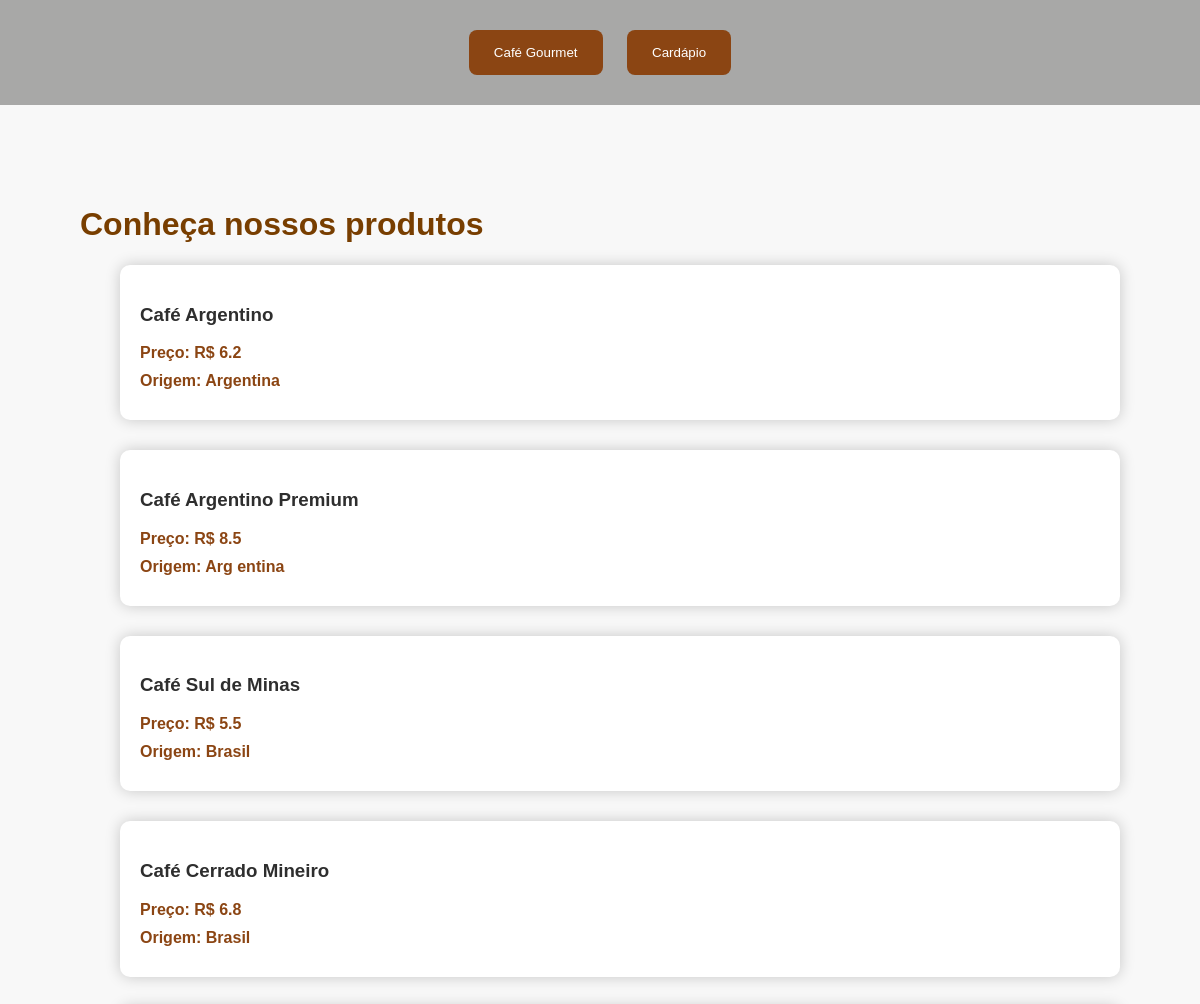
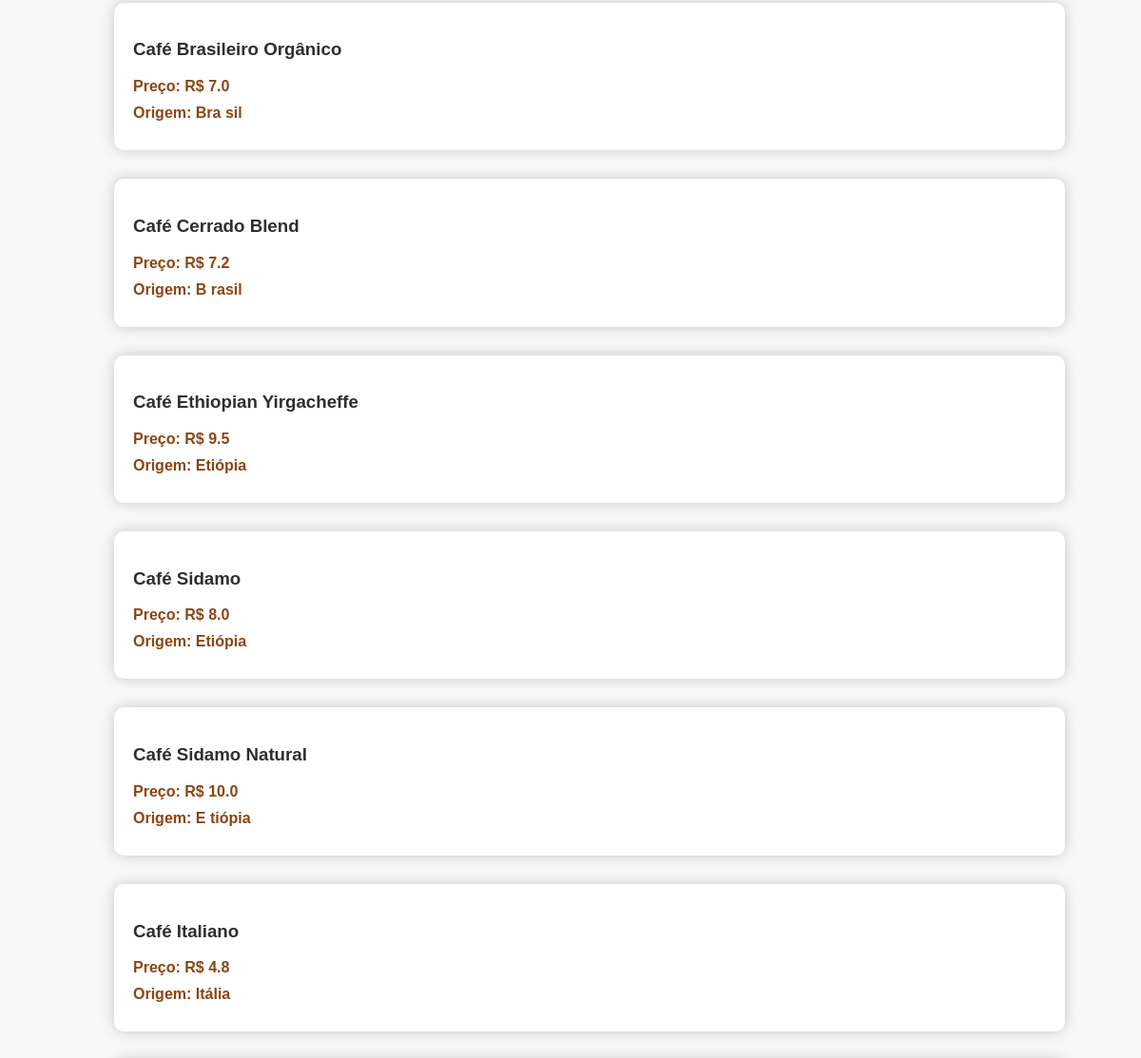
Before: / (upper part) with the older database file (2 pictures, top to bottom).
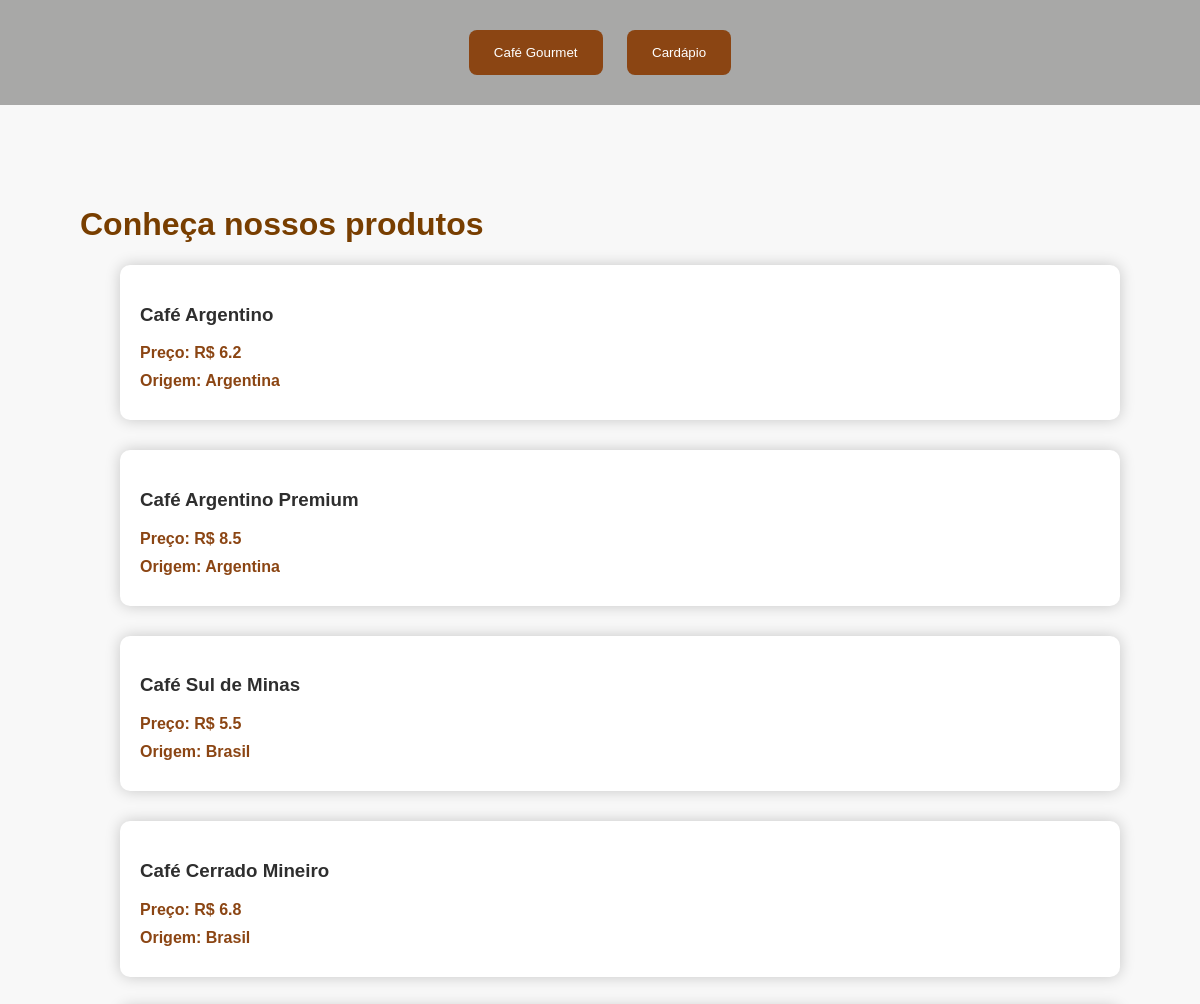
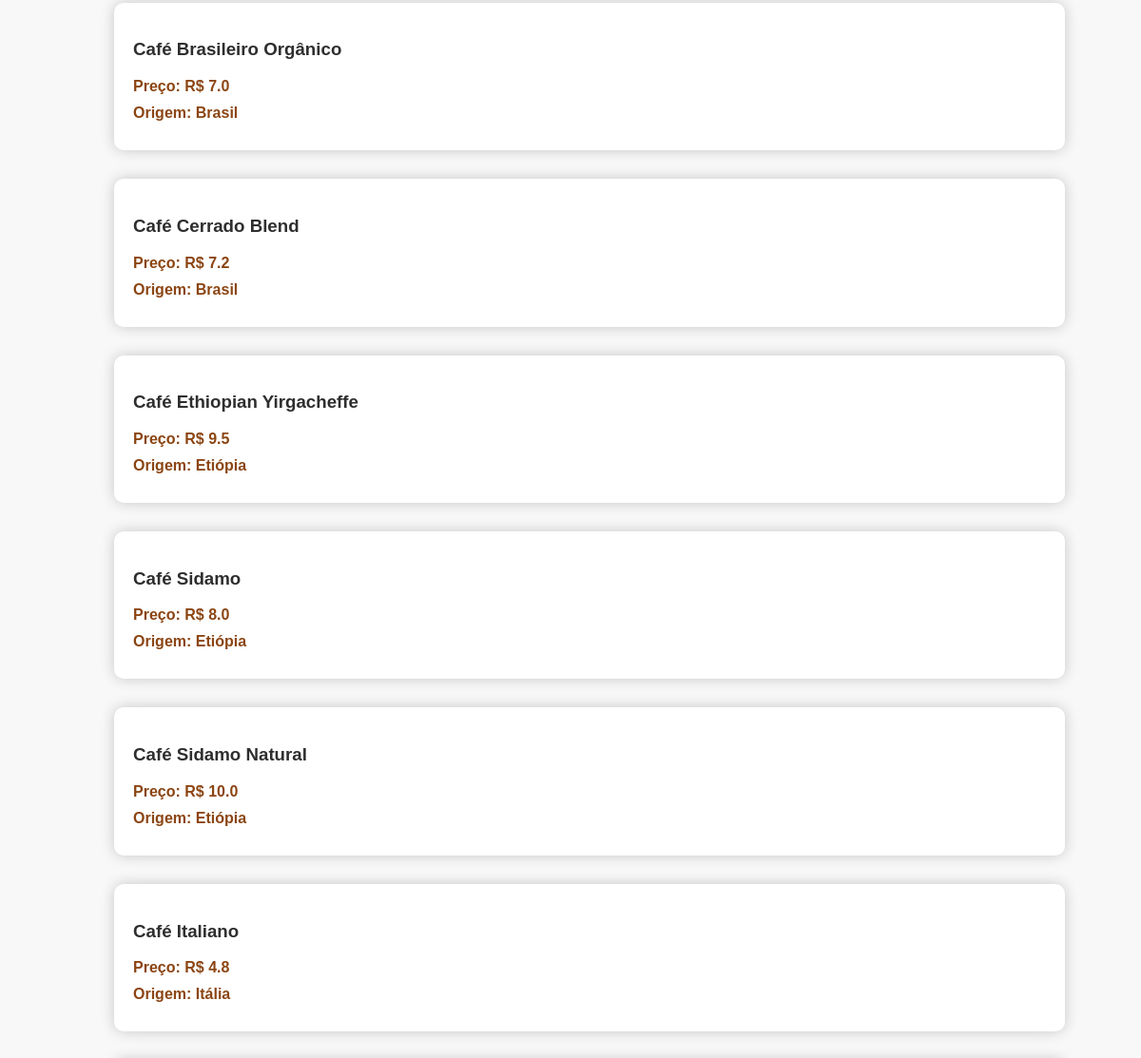
After: the same page with the newer database file (2 pictures, top to bottom).
### tables this page shows
CREATE TABLE produtos (
    idProduto INTEGER PRIMARY KEY,
    Produto TEXT,
    Valor REAL,
    Descrição TEXT,
    Imagem TEXT,
    nomeOrigem TEXT,
    FOREIGN KEY (nomeOrigem) REFERENCES origem(nomeOrigem)
);

### app.py (the view)
@app.route('/')
def index():
    produtos = query_db('SELECT * FROM produtos')
    return render_template('index.html', produtos=produtos)

### app.py (called while the page is built)
def get_db_connection():
    connection = sqlite3.connect(app.config['DATABASE'])
    connection.row_factory = sqlite3.Row
    return connection

def query_db(query, args=(), one=False):
    with get_db_connection() as connection:
        cursor = connection.execute(query, args)
        results = cursor.fetchall()
        return (results[0] if results else None) if one else results

### templates/index.html (shortened to what this page needs)
<!DOCTYPE html>
<html lang="pt-br">
<head>
    <link rel="stylesheet" href="/static/styles.css">
</head>
<body class="common-style">
    <header>
        <button onclick="location.href='/contato'">Café Gourmet</button>
        <button onclick="location.href='/'">Cardápio</button>
    </header>
    <main>
        <h1>Conheça nossos produtos</h1>
        <ul class="product-list">
            {% for produto in produtos %}
                <li class="product-item" onclick="redirectToDetails('{{ url_for('detalhes_produto', idProduto=produto.idProduto)}}')">
                    <h3>{{ produto.Produto }}</h3>
                    <p><strong>Preço:</strong> R$ {{ produto.valor }}</p>
                    <p><strong>Origem:</strong> {{ produto.nomeOrigem }}</p>
                </li>
            {% endfor %}
        </ul>
    </main>
</body>
</html>

Changed rows visible on the page:
changed produtos "Café Argentino Premium": nomeOrigem "Arg entina" → "Argentina"
changed produtos "Café Brasileiro Orgânico": nomeOrigem "Bra sil" → "Brasil"
changed produtos "Café Cerrado Blend": nomeOrigem "B rasil" → "Brasil"
changed produtos "Café Sidamo Natural": nomeOrigem "E tiópia" → "Etiópia"
